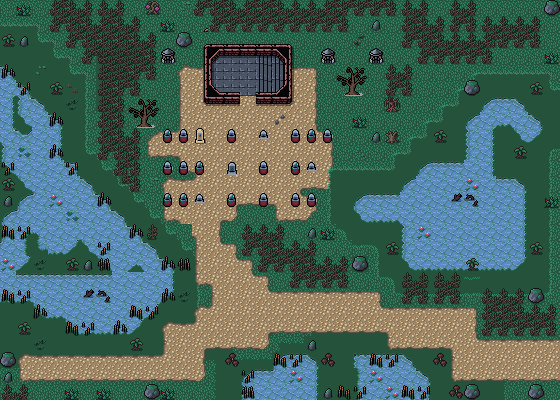

Rendered tile map (Tiled .tmx) drawn with the repository's tilesets; below, a short description and the map source with its tile grids summarised:
An orthogonal 35x25 tile map with 16x16 px tiles, 4 tile layers (Background, Ground, Clutter, Objects), 2 tilesets and 49 objects.

<map version="1.10" tiledversion="1.10.1" orientation="orthogonal" renderorder="right-down" width="35" height="25" tilewidth="16" tileheight="16" infinite="0" nextlayerid="8" nextobjectid="102">
 <editorsettings>
  <export target="wastetown..tmx" format="tmx" />
 </editorsettings>
 <tileset firstgid="1" source="../../../../common/maps/tileset/main.tsx" />
 <tileset firstgid="10113" source="../../../../common/maps/tileset/buildings.tsx" />
 <layer id="1" name="Background" width="35" height="25">
  <data>[875 cells, 585 non-empty, 33 distinct tile ids]</data>
 </layer>
 <layer id="2" name="Ground" width="35" height="25">
  <data>[875 cells, 636 non-empty, 63 distinct tile ids]</data>
 </layer>
 <layer id="3" name="Clutter" width="35" height="25">
  <data>[875 cells, 679 non-empty, 109 distinct tile ids]</data>
 </layer>
 <layer id="7" name="Objects" width="35" height="25">
  <properties>
   <property name="spriteLayer" type="bool" value="true" />
  </properties>
  <data>[875 cells, 73 non-empty, 13 distinct tile ids]</data>
 </layer>
 <objectgroup id="4" name="Objects">
  <object id="38" template="../../../../common/maps/obj/entry_right.tx" x="537" y="378.833" width="23" height="41.833" />
  <object id="49" template="../../../../common/maps/obj/entry_right.tx" x="263" y="93.5" width="20" height="36.5">
   <properties>
    <property name="teleport" value="../Shandalar Old Border/maps/map/graveyard_crypt/crypt_3.tmx" />
   </properties>
  </object>
  <object id="52" template="../../../../common/maps/obj/enemy.tx" x="207.682" y="268.401">
   <properties>
    <property name="enemy" value="Dark Knight" />
    <property name="threatRange" type="int" value="40" />
    <property name="waypoints" value="95,92" />
   </properties>
  </object>
  <object id="53" template="../../../../common/maps/obj/enemy.tx" x="368" y="109">
   <properties>
    <property name="enemy" value="Grave Titan" />
   <property name="effect">{ "startBattleWithCard": [ "Rotting Giant|ODY", "Swamp|ODY|1", "Swamp|ODY|2", "Swamp|ODY|3" ] }</property>
    </properties>
  </object>
  <object id="54" template="../../../../common/maps/obj/gold.tx" x="162" y="161" />
  <object id="56" template="../../../../common/maps/obj/enemy.tx" x="186" y="160" visible="1">
   <properties>
    <property name="enemy" value="Greater Zombie" />
    <property name="hidden" type="bool" value="true" />
    <property name="pursueRange" type="float" value="60" />
    <property name="threatRange" type="float" value="30" />
   </properties>
  </object>
  <object id="58" template="../../../../common/maps/obj/enemy.tx" x="187" y="193" visible="1">
   <properties>
    <property name="enemy" value="Zombie" />
    <property name="hidden" type="bool" value="true" />
    <property name="pursueRange" type="float" value="60" />
    <property name="threatRange" type="float" value="30" />
   </properties>
  </object>
  <object id="59" template="../../../../common/maps/obj/collision.tx" x="-16" y="-16" width="16" height="432" />
  <object id="60" template="../../../../common/maps/obj/collision.tx" x="560" y="-16" width="16" height="432" />
  <object id="61" template="../../../../common/maps/obj/collision.tx" x="0" y="400" width="560" height="16" />
  <object id="62" template="../../../../common/maps/obj/collision.tx" x="0" y="-16" width="560" height="16" />
  <object id="63" template="../../../../common/maps/obj/manashards.tx" x="0.5" y="16" />
  <object id="64" template="../../../../common/maps/obj/manashards.tx" x="545.5" y="166.5" />
  <object id="66" template="../../../../common/maps/obj/enemy.tx" x="270.5" y="142.5" visible="1">
   <properties>
    <property name="enemy" value="Skeleton Soldier" />
    <property name="hidden" type="bool" value="true" />
    <property name="pursueRange" type="float" value="60" />
    <property name="threatRange" type="float" value="30" />
   </properties>
  </object>
  <object id="67" template="../../../../common/maps/obj/booster.tx" x="542.5" y="31.5">
   <properties>
    <property name="reward">[
  {
    "editions": [ "ODY", "TOR", "JUD" ],
    "type": "card",
    "count": 10,
    "rarity": [ "Common" ]
  },
  {
    "editions": [ "ODY", "TOR", "JUD" ],
    "type": "card",
    "count": 3,
    "rarity": [ "Uncommon" ]
  },
  {
    "editions": [ "ODY", "TOR", "JUD" ],
    "type": "card",
    "count": 3,
    "rarity": [ "Rare" ]
  }
]
</property>
   </properties>
  </object>
  <object id="68" template="../../../../common/maps/obj/enemy.tx" x="455" y="250.5">
   <properties>
    <property name="enemy" value="Wraith" />
    <property name="threatRange" type="int" value="20" />
    <property name="waypoints" value="77,78,99,97,79" />
   </properties>
  </object>
  <object id="69" template="../../../../common/maps/obj/enemy.tx" x="32" y="161">
   <properties>
    <property name="enemy" value="Crocodile" />
    <property name="threatRange" type="int" value="50" />
    <property name="waypoints" value="85,84,81,82,83,84" />
   </properties>
  </object>
  <object id="70" template="../../../../common/maps/obj/enemy.tx" x="117.5" y="374.5">
   <properties>
    <property name="enemy" value="Dark Knight" />
    <property name="threatRange" type="int" value="40" />
    <property name="waypoints" value="91,90,92,94,92,90" />
   </properties>
  </object>
  <object id="71" template="../../../../common/maps/obj/gold.tx" x="220" y="76" />
  <object id="72" template="../../../../common/maps/obj/enemy.tx" x="30.5" y="61">
   <properties>
    <property name="enemy" value="Adept Black Wizard" />
    <property name="threatRange" type="int" value="60" />
   </properties>
  </object>
  <object id="73" template="../../../../common/maps/obj/treasure.tx" x="29.5" y="22" />
  <object id="74" template="../../../../common/maps/obj/treasure.tx" x="368.5" y="93" />
  <object id="75" template="../../../../common/maps/obj/enemy.tx" x="492.5" y="130">
   <properties>
    <property name="enemy" value="Wraith" />
    <property name="threatRange" type="int" value="20" />
    <property name="waypoints" value="99,97,79,77,78" />
   </properties>
  </object>
  <object id="76" template="../../../../common/maps/obj/enemy.tx" x="157" y="98">
   <properties>
    <property name="enemy" value="Wraith" />
    <property name="threatRange" type="int" value="20" />
    <property name="waypoints" value="101,100,99" />
   </properties>
  </object>
  <object id="77" template="../../../../common/maps/obj/waypoint.tx" x="348" y="236.5" />
  <object id="78" template="../../../../common/maps/obj/waypoint.tx" x="472.5" y="202" />
  <object id="79" template="../../../../common/maps/obj/waypoint.tx" x="465" y="304" />
  <object id="80" template="../../../../common/maps/obj/waypoint.tx" x="85" y="230" />
  <object id="81" template="../../../../common/maps/obj/waypoint.tx" x="144.5" y="298.5" />
  <object id="82" template="../../../../common/maps/obj/waypoint.tx" x="2" y="293" />
  <object id="83" template="../../../../common/maps/obj/waypoint.tx" x="7.5" y="233" />
  <object id="84" template="../../../../common/maps/obj/waypoint.tx" x="48.5" y="208.5" />
  <object id="85" template="../../../../common/maps/obj/waypoint.tx" x="38.5" y="142.5" />
  <object id="86" template="../../../../common/maps/obj/gold.tx" x="319" y="160.5" />
  </objectgroup>
</map>
<!-- 15 of 49 objects omitted -->
